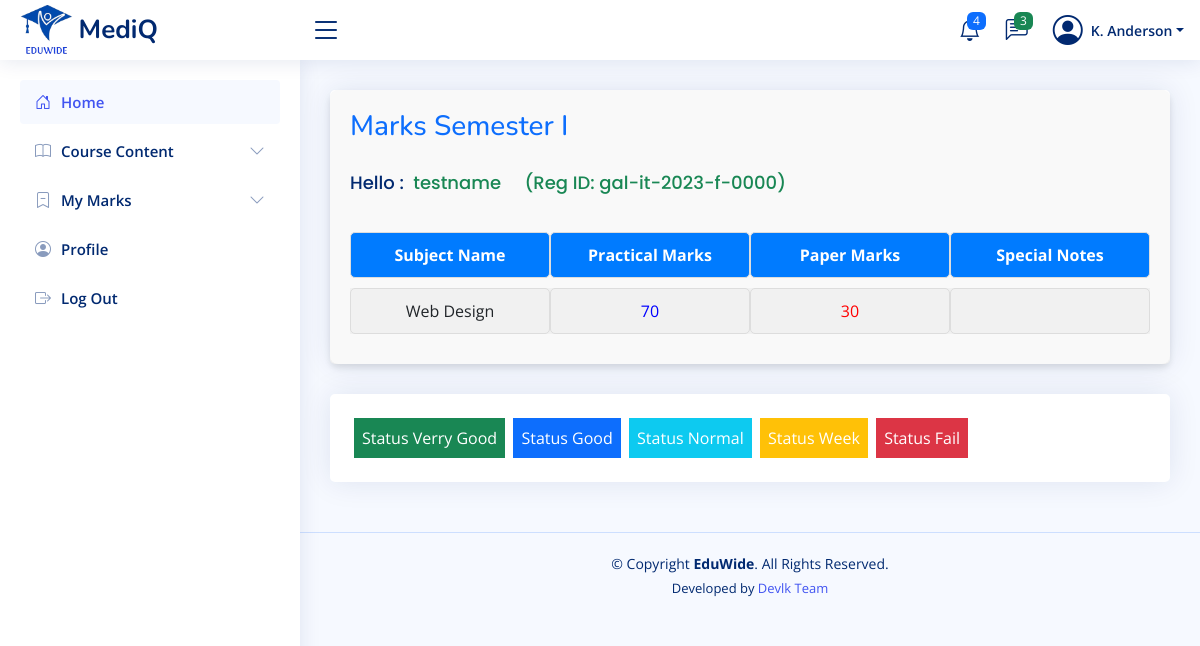
/pages-semester1.php (signed in), run on the app's committed database.
### tables this page shows
CREATE TABLE `students` (
  `id` int(11) NOT NULL,
  `username` varchar(100) NOT NULL,
  `reg_id` varchar(100) NOT NULL,
  `nic` varchar(20) NOT NULL,
  `study_year` int(11) NOT NULL,
  `email` varchar(100) NOT NULL,
  `mobile` varchar(15) NOT NULL,
  `facebook` varchar(200) NOT NULL,
  `github` varchar(200) NOT NULL,
  `blog` varchar(200) NOT NULL,
  `linkedin` varchar(200) NOT NULL,
  `password` varchar(255) NOT NULL,
  `profile_picture` varchar(255) DEFAULT 'uploads/profile_pictures/default.png',
  `created_at` timestamp NOT NULL DEFAULT current_timestamp(),
  `status` varchar(20) DEFAULT 'pending'
);

CREATE TABLE `marks` (
  `id` int(11) NOT NULL,
  `student_id` varchar(50) NOT NULL,
  `year` varchar(4) NOT NULL,
  `subject` varchar(100) NOT NULL,
  `semester` varchar(50) NOT NULL,
  `practical_marks` int(11) NOT NULL,
  `paper_marks` int(11) NOT NULL,
  `special_notes` text DEFAULT NULL,
  `created_at` timestamp NOT NULL DEFAULT current_timestamp()
);

### pages-semester1.php (the view, shortened to what this page needs)
<?php
require_once 'includes/db-conn.php';
$user_id = $_SESSION['student_id'];
$sql = "SELECT * FROM students WHERE id = ?";
$stmt = $conn->prepare($sql);
$stmt->bind_param("i", $user_id);
$stmt->execute();
$result = $stmt->get_result();
$user = $result->fetch_assoc();
$reg_id = $user['reg_id'];
$student_name = $user['username'];
$semester = 'Semester I';
$sql_marks = "SELECT * FROM marks WHERE student_id = ? AND semester = ?";
$stmt_marks = $conn->prepare($sql_marks);
$stmt_marks->bind_param("is", $reg_id, $semester);
$stmt_marks->execute();
$marks_result = $stmt_marks->get_result();
?>
<!DOCTYPE html>
<html lang="en">
<head>
    <?php include_once("includes/css-links-inc.php"); ?>
</head>
<body>
    <?php include_once("includes/header.php") ?>
    <?php include_once("includes/students-sidebar.php") ?>
    <main id="main" class="main">
        <section class="section">
            <div class="row">
                <div class="col-lg-12">
                    <div class="card">
                        <div class="marks-container">
                            <h3 class="text-primary">Marks Semester I</h3>
                            <h2 class="card-title mb-4 d-flex">Hello :&nbsp;&nbsp; <div class="text-success"><?php echo $student_name; ?> &nbsp;&nbsp;&nbsp; (Reg ID: <?php echo $reg_id; ?>)</div></h2>
                            <div class="marks-title">
                                <div class="marks-item title">Subject Name</div>
                                <div class="marks-item title">Practical Marks</div>
                                <div class="marks-item title">Paper Marks</div>
                                <div class="marks-item title">Special Notes</div>
                            </div>
                            <?php
                            if ($marks_result->num_rows > 0) {
                                while ($row = $marks_result->fetch_assoc()) {
                                    $practical_marks = $row['practical_marks'];
                                    $paper_marks = $row['paper_marks'];
                                    if ($practical_marks >= 90) {
                                        $practical_text_color = 'green';
                                    } elseif ($practical_marks >= 75) {
                                        $practical_text_color = 'darkblue';
                                    } elseif ($practical_marks >= 65) {
                                        $practical_text_color = 'blue';
                                    } elseif ($practical_marks >= 35) {
                                        $practical_text_color = 'orange';
                                    } else {
                                        $practical_text_color = 'red';
                                    }
                                    if ($paper_marks >= 90) {
                                        $paper_text_color = 'green';
                                    } elseif ($paper_marks >= 75) {
                                        $paper_text_color = 'darkblue';
                                    } elseif ($paper_marks >= 65) {
                                        $paper_text_color = 'blue';
                                    } elseif ($paper_marks >= 35) {
                                        $paper_text_color = 'orange';
                                    } else {
                                        $paper_text_color = 'red';
                                    }
                                    echo "<div class='marks-row'>
                                            <div class='marks-item'>{$row['subject']}</div>
                                            <div class='marks-item' style='color: $practical_text_color;'>{$practical_marks}</div>
                                            <div class='marks-item' style='color: $paper_text_color;'>{$paper_marks}</div>
                                            <div class='marks-item'>{$row['special_notes']}</div>
                                          </div>";
                                }
                            } else {
                                echo "<div class='marks-row'>
                                        <div class='marks-item' colspan='4'>No marks available for Semester III.</div>
                                      </div>";
                            }
                            ?>
                        </div>
                    </div>
                </div>
            </div>
        </section>
        <div class="row">
                <div class="col-lg-12">
                    <div class="card">
                        <div class="d-flex m-4">
                            <div>
                                <div class="bg-success p-2  text-white">Status Verry Good</div>
                            </div>
                            <div>
                                <div class="bg-primary p-2 text-white">Status Good</div>
                            </div>
                            <div>
                                <div class="bg-info p-2 text-white">Status Normal</div>
                            </div>
                            <div>
                                <div class="bg-warning p-2 text-white">Status Week</div>
                            </div>
                            <div>
                                <div class="bg-danger p-2 text-white">Status Fail</div>
                            </div>
                        </div>
                    </div>
                </div>
        </div>
    </main>
    <?php include_once("includes/footer4.php") ?>
</body>
</html>

### assets/css/style.css (style rules this page uses)
:root { scroll-behavior: smooth; }
body { font-family: "Open Sans", sans-serif; background: #f6f9ff; color: #444444; }
h1, h2, h3, h4, h5, h6 { font-family: "Nunito", sans-serif; }
#main { margin-top: 60px; padding: 20px 30px; transition: all 0.3s; }
.card { margin-bottom: 30px; border: none; border-radius: 5px; box-shadow: 0px 0 30px rgba(1, 41, 112, 0.1); }
.card-title { padding: 20px 0 15px 0; font-size: 18px; font-weight: 500; color: #012970; font-family: "Poppins", sans-serif; }
@media (min-width: 1200px) { #main, #footer { margin-left: 300px; } }

### pages-semester1.php (style rules this page uses)
.marks-container { padding: 20px; background-color: #f9f9f9; border-radius: 8px; box-shadow: 0 4px 6px rgba(0, 0, 0, 0.1); }
.marks-title, .marks-row { display: flex; justify-content: space-between; margin-bottom: 10px; }
.marks-item { flex: 1; padding: 10px; text-align: center; border: 1px solid #ddd; border-radius: 5px; }
.title { font-weight: bold; background-color: #007bff; color: white; }
.marks-row:nth-child(even) { background-color: #f1f1f1; }
.marks-item { text-align: center; }

### data on the page
students: username "testname", reg "gal-it-2023-f-0000"
marks: subject "Web Design", practical_marks "70", paper_marks "30"
